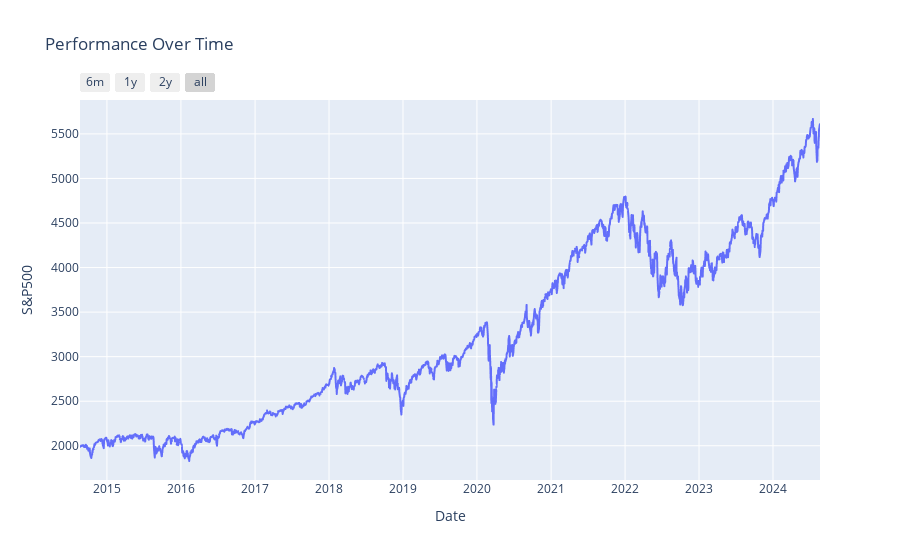

Notebook code cell kept with this figure:
### Code cell
fig = px.line(index_df,x=index_df['Date'],y=index_df['S&P500'],title='Performance Over Time')
ax.plot(index_df['Date'],index_df['S&P500'])
fig.update_xaxes(rangeslider_visible=False,
                 rangeselector=dict(
                     buttons=list([
                         dict(count=6, label="6m", step="month", stepmode="backward"),
                         dict(count=1, label="1y", step="year", stepmode="backward"),
                         dict(count=2, label="2y", step="year", stepmode="backward"),
                         dict(step="all")])),
                 row=1,col=1)
ax.set(xlabel = 'Date', ylabel = 'Index')
ax.grid()
fig.show()

### Figure 1 — Plotly figure (JSON) as saved in the notebook; plotly's stock layout.template omitted (floating-point values rounded to 4 significant figures; data arrays with more than 128 entries replaced by an {"elided": "..."} marker saying what was removed)
{"data": [{"hovertemplate": "Date=%{x}<br>S&P500=%{y}<extra></extra>", "legendgroup": "", "line": {"color": "#636efa", "dash": "solid"}, "marker": {"symbol": "circle"}, "mode": "lines", "name": "", "showlegend": false, "type": "scattergl", "x": {"elided": "2516 str values"}, "xaxis": "x", "y": {"elided": "2516 float values"}, "yaxis": "y"}], "layout": {"legend": {"tracegroupgap": 0}, "title": {"text": "Performance Over Time"}, "xaxis": {"anchor": "y", "domain": [0, 1], "rangeselector": {"buttons": [{"count": 6, "label": "6m", "step": "month", "stepmode": "backward"}, {"count": 1, "label": "1y", "step": "year", "stepmode": "backward"}, {"count": 2, "label": "2y", "step": "year", "stepmode": "backward"}, {"step": "all"}]}, "rangeslider": {"visible": false}, "title": {"text": "Date"}}, "yaxis": {"anchor": "x", "domain": [0, 1], "title": {"text": "S&P500"}}}}
